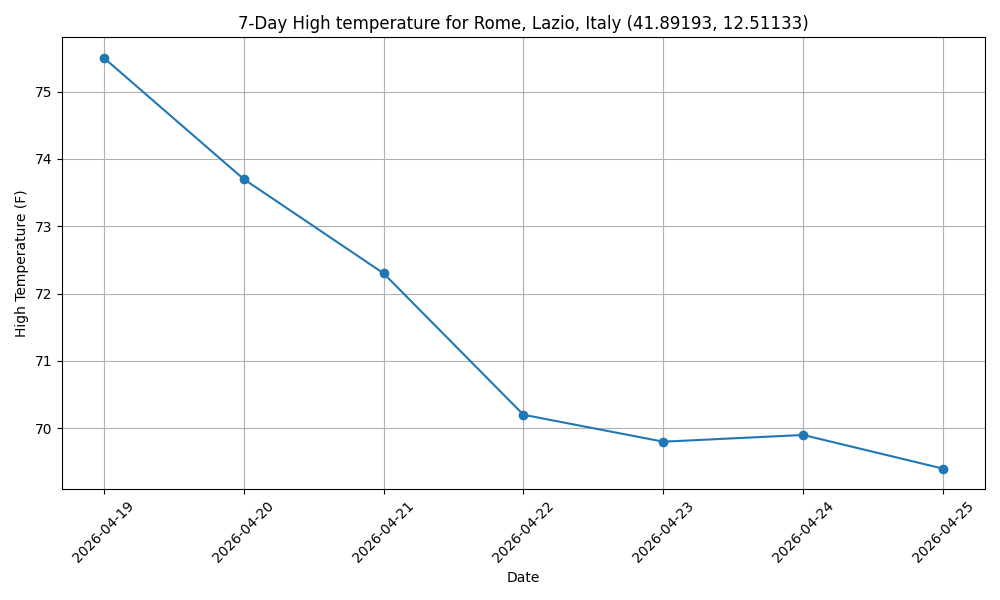

Reproduce this figure in Python.

import pandas as pd

import matplotlib
matplotlib.use("Agg")
import matplotlib.pyplot as plt

class Forecast:
    """daily forecast for a specific location"""

    def __init__(self, location, api_data):
        self.location = location #composition over inheritance 
        self.dates = api_data["daily"]["time"]
        self.temps = api_data["daily"]["temperature_2m_max"]

    
    def __str__(self):
        return f"{len(self.dates)}-day forecast for {self.location}"


    def print_table(self):
        for date, temp, in zip(self.dates, self.temps):
            print(f"{date}: {temp}F")    

    def to_dataframe(self):
        df = pd.DataFrame({
            "date": self.dates, 
            "temp":self.temps
        })
        return df


    def plot(self, filename):
        """Saves a PNG chart of the daily high temperatures"""
        df = self.to_dataframe()
    
        plt.figure(figsize=(10, 6))
        plt.plot(df["date"], df["temp"], marker="o")
        plt.title(f"7-Day High temperature for {self.location}")
        plt.xlabel("Date")
        plt.ylabel("High Temperature (F)")
        plt.grid(True)
        plt.xticks(rotation=45)         
        plt.tight_layout()     

        plt.savefig(filename)
        plt.close()    

        print(f"Chart saved to {filename}")
    

    def summary(self):
        """Print summary statistics for this forecast."""
        df = self.to_dataframe()

        avg_temp = df["temp"].mean()
        max_temp = df["temp"].max()
        min_temp = df["temp"].min()

        warmest_row = df["temp"].idxmax()
        warmest_date = df.loc[warmest_row, "date"]

        print(f"Summary for {self.location.name}:")
        print(f"7 day Average high: {avg_temp:.1f}F")
        print(f"7 day Highest high: {max_temp:.1f}F")
        print(f"7 day Lowest high : {min_temp:.1f}F")
        print(f"Warmest: {warmest_date} ({max_temp:.1f}F)")
